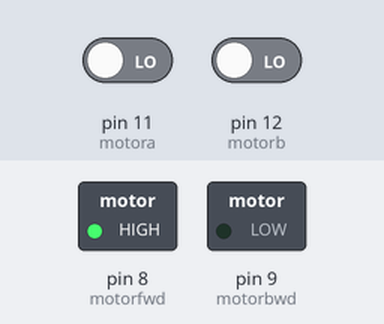
Bench run of a sketch on a simulated Arduino Uno, built with avr-gcc and run on an emulated ATmega328P. On the bench: switched loads named in the sketch (green lamp = pin HIGH). The test bench sets the inputs (shaded band); at power-on: pin 11 (motora) LOW, pin 12 (motorb) LOW. What the sketch prints to the serial monitor is not drawn.

Above: at 0.1 s.
Timing chart, 0 to 1.6 s (numbered marks = the images above):
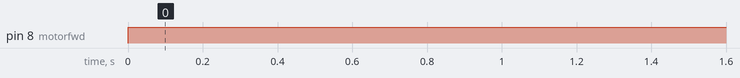

The sketch:

NEW_MOTOR_CONTROL.ino
```cpp
 #include <Arduino.h>

int motorfwd=8;
int motorbwd=9;
//int motorspeed=23;
int motora=11;
int motorb=12;
void setup()
{ Serial.begin(9600);
  Serial.println("hi");
  pinMode(motorfwd,OUTPUT);
 // pinMode(motorspeed,OUTPUT);
  pinMode(motorbwd,OUTPUT);
  pinMode(motora,INPUT);
  pinMode(motorb,INPUT);

}
void loop()
{
  //digitalWrite(motorspeed,HIGH);
  digitalWrite(motorfwd,HIGH);
  digitalWrite(motorbwd,LOW);
  Serial.print(digitalRead(motora));
  Serial.print("    ");
  Serial.println(digitalRead(motorb));

}
```

Measured:
- by itself, pin 8 (motorfwd): LOW → HIGH at 0.00 s
